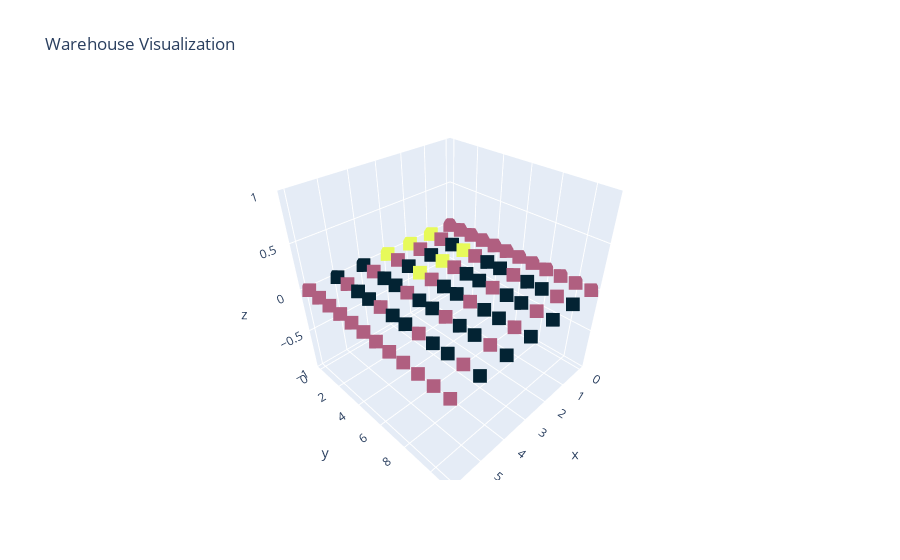

Notebook code cell kept with this figure:
### Code cell
fig.show()

### Figure 1 — Plotly figure (JSON) as saved in the notebook; plotly's stock layout.template omitted (floating-point values rounded to 4 significant figures; data arrays with more than 128 entries replaced by an {"elided": "..."} marker saying what was removed)
{"data": [{"customdata": {"elided": "84x2 int values"}, "hovertemplate": "x: %{x}<br>y: %{y}<br>z: %{z}<br>Order Frequency: %{customdata[0]}<br>Product: %{customdata[1]}}", "marker": {"color": [0, 0, 0, 0, 0, 0, 0, 0, 0, 0, 0, 0, 1, 0, -1, 1, 0, -1, -1, 0, -1, -1, 0, -1, 1, 0, -1, 1, 0, -1, -1, 0, -1, -1, 0, -1, 1, 0, -1, 1, 0, -1, -1, 0, -1, -1, 0, -1, -1, 0, -1, -1, 0, -1, -1, 0, -1, -1, 0, -1, -1, 0, -1, -1, 0, -1, -1, 0, -1, -1, 0, -1, 0, 0, 0, 0, 0, 0, 0, 0, 0, 0, 0, 0], "colorscale": [[0, "rgb(3, 35, 51)"], [0.09091, "rgb(13, 48, 100)"], [0.1818, "rgb(53, 50, 155)"], [0.2727, "rgb(93, 62, 153)"], [0.3636, "rgb(126, 77, 143)"], [0.4545, "rgb(158, 89, 135)"], [0.5455, "rgb(193, 100, 121)"], [0.6364, "rgb(225, 113, 97)"], [0.7273, "rgb(246, 139, 69)"], [0.8182, "rgb(251, 173, 60)"], [0.9091, "rgb(246, 211, 70)"], [1, "rgb(231, 250, 90)"]], "size": 5, "symbol": "square"}, "mode": "markers", "type": "scatter3d", "x": [0, 0, 0, 0, 0, 0, 0, 0, 0, 0, 0, 0, 1, 1, 1, 1, 1, 1, 1, 1, 1, 1, 1, 1, 2, 2, 2, 2, 2, 2, 2, 2, 2, 2, 2, 2, 3, 3, 3, 3, 3, 3, 3, 3, 3, 3, 3, 3, 4, 4, 4, 4, 4, 4, 4, 4, 4, 4, 4, 4, 5, 5, 5, 5, 5, 5, 5, 5, 5, 5, 5, 5, 6, 6, 6, 6, 6, 6, 6, 6, 6, 6, 6, 6], "y": [0, 1, 2, 3, 4, 5, 6, 7, 8, 9, 10, 11, 0, 1, 2, 3, 4, 5, 6, 7, 8, 9, 10, 11, 0, 1, 2, 3, 4, 5, 6, 7, 8, 9, 10, 11, 0, 1, 2, 3, 4, 5, 6, 7, 8, 9, 10, 11, 0, 1, 2, 3, 4, 5, 6, 7, 8, 9, 10, 11, 0, 1, 2, 3, 4, 5, 6, 7, 8, 9, 10, 11, 0, 1, 2, 3, 4, 5, 6, 7, 8, 9, 10, 11], "z": [0, 0, 0, 0, 0, 0, 0, 0, 0, 0, 0, 0, 0, 0, 0, 0, 0, 0, 0, 0, 0, 0, 0, 0, 0, 0, 0, 0, 0, 0, 0, 0, 0, 0, 0, 0, 0, 0, 0, 0, 0, 0, 0, 0, 0, 0, 0, 0, 0, 0, 0, 0, 0, 0, 0, 0, 0, 0, 0, 0, 0, 0, 0, 0, 0, 0, 0, 0, 0, 0, 0, 0, 0, 0, 0, 0, 0, 0, 0, 0, 0, 0, 0, 0]}], "layout": {"title": {"text": "Warehouse Visualization"}}}
